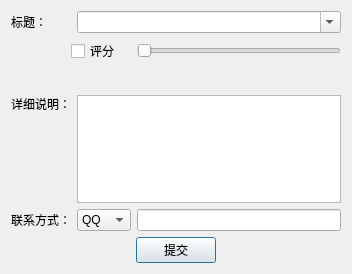
<?xml version="1.0" encoding="UTF-8"?>
<ui version="4.0">
 <class>FeedbackDialog</class>
 <widget class="QDialog" name="FeedbackDialog">
  <property name="geometry">
   <rect>
    <x>0</x>
    <y>0</y>
    <width>352</width>
    <height>274</height>
   </rect>
  </property>
  <property name="windowTitle">
   <string>用户反馈</string>
  </property>
  <layout class="QGridLayout" name="gridLayout_2">
   <item row="0" column="0">
    <layout class="QHBoxLayout" name="horizontalLayout">
     <item>
      <widget class="QLabel" name="label">
       <property name="minimumSize">
        <size>
         <width>60</width>
         <height>0</height>
        </size>
       </property>
       <property name="text">
        <string>标题：</string>
       </property>
      </widget>
     </item>
     <item>
      <widget class="QComboBox" name="cmbFeedback">
       <property name="sizePolicy">
        <sizepolicy hsizetype="MinimumExpanding" vsizetype="Fixed">
         <horstretch>0</horstretch>
         <verstretch>0</verstretch>
        </sizepolicy>
       </property>
       <property name="editable">
        <bool>true</bool>
       </property>
       <item>
        <property name="text">
         <string/>
        </property>
       </item>
       <item>
        <property name="text">
         <string>向开发者提供一些建议</string>
        </property>
       </item>
       <item>
        <property name="text">
         <string>总体上还可以，只是. . .</string>
        </property>
       </item>
       <item>
        <property name="text">
         <string>UI太丑，需要改进</string>
        </property>
       </item>
       <item>
        <property name="text">
         <string>网络连接不稳定</string>
        </property>
       </item>
       <item>
        <property name="text">
         <string>拨号经常失败</string>
        </property>
       </item>
      </widget>
     </item>
    </layout>
   </item>
   <item row="1" column="0">
    <layout class="QGridLayout" name="gridLayout">
     <item row="0" column="1">
      <widget class="QCheckBox" name="chkToScore">
       <property name="minimumSize">
        <size>
         <width>60</width>
         <height>0</height>
        </size>
       </property>
       <property name="text">
        <string>评分</string>
       </property>
      </widget>
     </item>
     <item row="0" column="2">
      <widget class="QSlider" name="sldScore">
       <property name="minimumSize">
        <size>
         <width>200</width>
         <height>0</height>
        </size>
       </property>
       <property name="autoFillBackground">
        <bool>false</bool>
       </property>
       <property name="minimum">
        <number>1</number>
       </property>
       <property name="maximum">
        <number>5</number>
       </property>
       <property name="pageStep">
        <number>1</number>
       </property>
       <property name="tracking">
        <bool>true</bool>
       </property>
       <property name="orientation">
        <enum>Qt::Horizontal</enum>
       </property>
       <property name="invertedAppearance">
        <bool>false</bool>
       </property>
       <property name="invertedControls">
        <bool>false</bool>
       </property>
      </widget>
     </item>
     <item row="0" column="0">
      <spacer name="horizontalSpacer_4">
       <property name="orientation">
        <enum>Qt::Horizontal</enum>
       </property>
       <property name="sizeType">
        <enum>QSizePolicy::Fixed</enum>
       </property>
       <property name="sizeHint" stdset="0">
        <size>
         <width>60</width>
         <height>20</height>
        </size>
       </property>
      </spacer>
     </item>
    </layout>
   </item>
   <item row="2" column="0">
    <layout class="QHBoxLayout" name="horizontalLayout_3">
     <item>
      <spacer name="horizontalSpacer_3">
       <property name="orientation">
        <enum>Qt::Horizontal</enum>
       </property>
       <property name="sizeType">
        <enum>QSizePolicy::Fixed</enum>
       </property>
       <property name="sizeHint" stdset="0">
        <size>
         <width>60</width>
         <height>20</height>
        </size>
       </property>
      </spacer>
     </item>
     <item>
      <widget class="QLabel" name="lblWord">
       <property name="minimumSize">
        <size>
         <width>80</width>
         <height>0</height>
        </size>
       </property>
       <property name="text">
        <string/>
       </property>
      </widget>
     </item>
    </layout>
   </item>
   <item row="3" column="0">
    <layout class="QHBoxLayout" name="horizontalLayout_2">
     <item>
      <widget class="QLabel" name="label_2">
       <property name="minimumSize">
        <size>
         <width>60</width>
         <height>0</height>
        </size>
       </property>
       <property name="text">
        <string>详细说明：</string>
       </property>
       <property name="alignment">
        <set>Qt::AlignLeading|Qt::AlignLeft|Qt::AlignTop</set>
       </property>
      </widget>
     </item>
     <item>
      <widget class="QTextEdit" name="textDetail"/>
     </item>
    </layout>
   </item>
   <item row="4" column="0">
    <layout class="QHBoxLayout" name="horizontalLayout_5">
     <item>
      <widget class="QLabel" name="label_3">
       <property name="minimumSize">
        <size>
         <width>60</width>
         <height>0</height>
        </size>
       </property>
       <property name="text">
        <string>联系方式：</string>
       </property>
      </widget>
     </item>
     <item>
      <widget class="QComboBox" name="cmbContact">
       <item>
        <property name="text">
         <string>QQ</string>
        </property>
       </item>
       <item>
        <property name="text">
         <string>邮箱</string>
        </property>
       </item>
       <item>
        <property name="text">
         <string>电话</string>
        </property>
       </item>
       <item>
        <property name="text">
         <string>其他</string>
        </property>
       </item>
      </widget>
     </item>
     <item>
      <widget class="QLineEdit" name="txtContactValue"/>
     </item>
    </layout>
   </item>
   <item row="5" column="0">
    <layout class="QHBoxLayout" name="horizontalLayout_4">
     <item>
      <spacer name="horizontalSpacer">
       <property name="orientation">
        <enum>Qt::Horizontal</enum>
       </property>
       <property name="sizeHint" stdset="0">
        <size>
         <width>40</width>
         <height>20</height>
        </size>
       </property>
      </spacer>
     </item>
     <item>
      <widget class="QPushButton" name="btnSubmit">
       <property name="text">
        <string>提交</string>
       </property>
      </widget>
     </item>
     <item>
      <spacer name="horizontalSpacer_2">
       <property name="orientation">
        <enum>Qt::Horizontal</enum>
       </property>
       <property name="sizeHint" stdset="0">
        <size>
         <width>40</width>
         <height>20</height>
        </size>
       </property>
      </spacer>
     </item>
    </layout>
   </item>
  </layout>
 </widget>
 <resources/>
 <connections/>
</ui>
